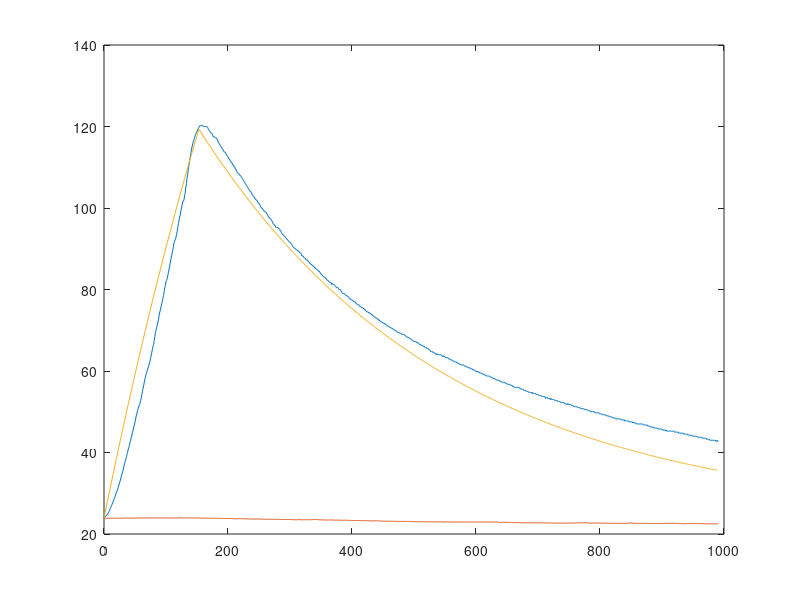

Recreate this plot in MATLAB.
clear all
close all
clc

x = csvread ("Oven_Experiment.csv");

p = 1500;

seconds = x(:,1) - 8;
oven_temp = x(:,2);
room_temp = x(:,3);

T = oven_temp - room_temp;



for i = 1:35
  Tdot_avg(i) = (T(i+1) - T(i)) / (seconds(i+1) - seconds(i));
endfor


avg_slope = mean(Tdot_avg)
c = p / avg_slope

for j = 180:210
  Tdot2(j-179) = (T(j+1) - T(j)) / (seconds(j+1) - seconds(j));
  k(j-179) = -c * Tdot2(j-179) / T(j);
endfor
avg_k = mean(k)

c = 2000
avg_k = 5 #10.225

T = 0;
time = 0;
dt = 1;
for i = 2:990
  time(i) = time(i-1) + dt;
  if(i<155)
    p = 1500;
  else
    p = 0;
  endif
  Tdot = (p-avg_k*T(i-1))/c;
  T(i) = T(i-1) + Tdot*dt;
endfor

figure
plot(seconds,oven_temp);
hold on;
plot(seconds,room_temp);
plot(time,T+room_temp(1));
#plot(diff(oven_temp(155:10:end))/10)
